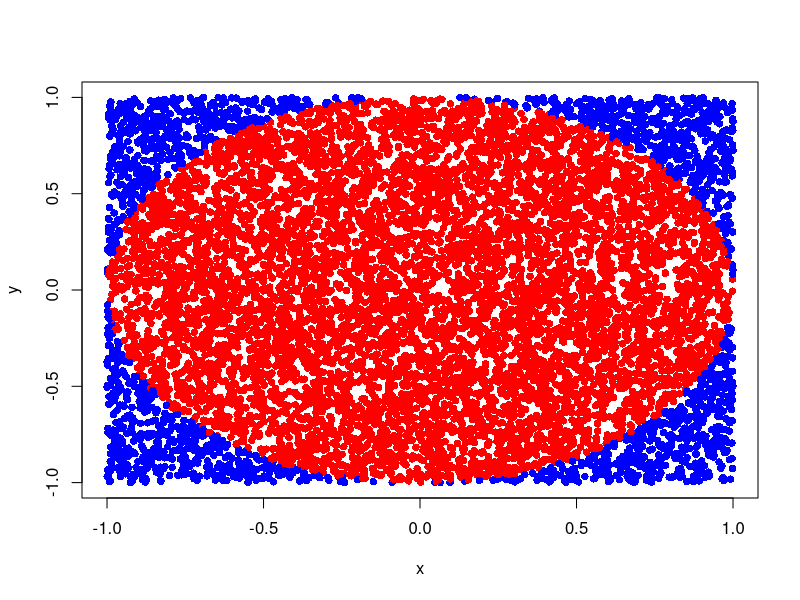
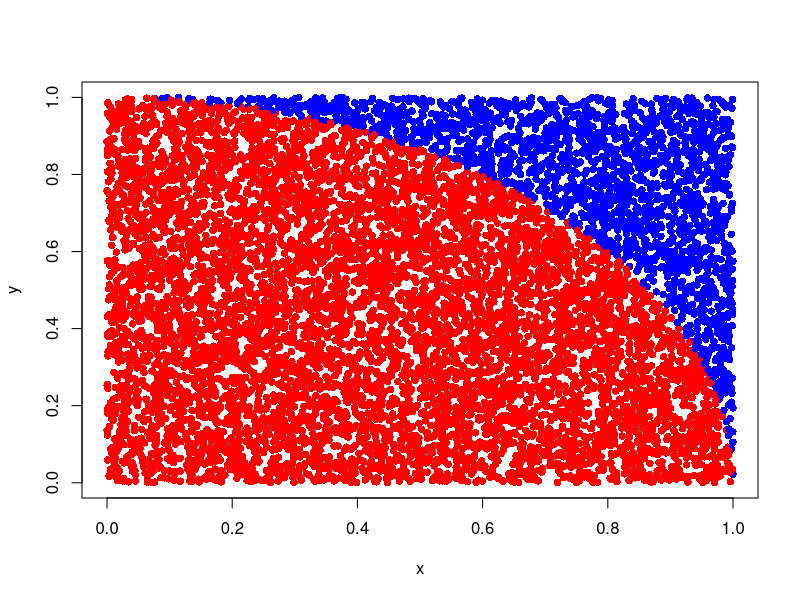

Here is the R script that generated these plots, in order:
## ---- chunk 1
N <- 10000
x <- runif(N, min=-1.0, max=1.0)
y <- runif(N, min=-1.0, max=1.0)
plot(x, y, pch=16, col=ifelse(x^2 + y^2<1, "red", "blue"))
## ---- chunk 2
N <- 10000
x <- runif(N)
y <- runif(N)
plot(x, y, pch=16, col=ifelse(x^2 + y^2<1, "red", "blue"))
## ---- chunk 3
estimate_pi <- function(N) {
    x <- runif(N)
    y <- runif(N)
  4 * sum( (x^2 + y^2) < 1 )/N
}
estimate_pi(100000)
